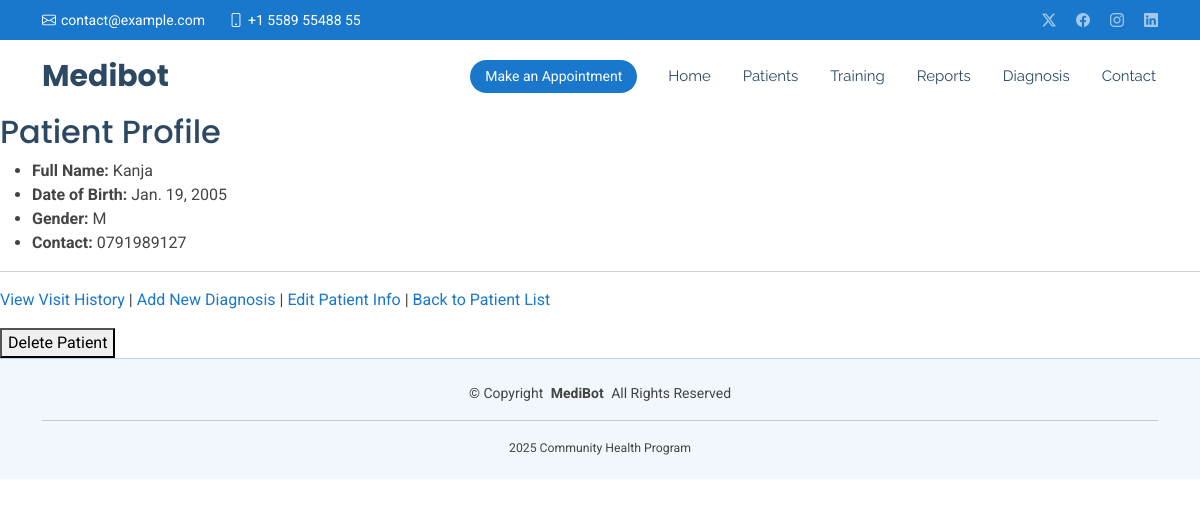
Screenshot of /patient_detail/2/ with the database file from the repository.
### patients/models.py (models this page shows, shortened)
class Patient(models.Model):
    GENDER_CHOICES = [
        ('M', 'Male'),
        ('F', 'Female'),
        ('O', 'Other'),
    ]
    full_name = models.CharField(max_length=100, blank=False)
    date_of_birth = models.DateField(null=False)
    gender = models.CharField(max_length=1, choices=GENDER_CHOICES, blank=False)
    phone_number = models.CharField(max_length=15, blank=False)
    village = models.CharField(max_length=100, blank=False)
    created_at = models.DateTimeField(auto_now_add=True)
    updated_at = models.DateTimeField(auto_now=True)

### patients/views.py (the view)
# urls.py: path('patient_detail/<int:patient_id>/', views.patient_detail, name='patient_detail'),
def patient_detail(request, patient_id):
    patient = get_object_or_404(Patient, id=patient_id)
    return render(request, 'patient_detail.html', {'patient': patient})

### patients/templates/patient_detail.html (shortened to what this page needs)
{% extends "base.html" %}
{% block content %}
<h2>Patient Profile</h2>
<ul>
    <li><strong>Full Name:</strong> {{ patient.full_name }}</li>
    <li><strong>Date of Birth:</strong> {{ patient.date_of_birth }}</li>
    <li><strong>Gender:</strong> {{ patient.gender }}</li>
    <li><strong>Contact:</strong> {{ patient.phone_number }}</li>
</ul>
<hr>
<a href="{% url 'visit_history' patient.id %}">View Visit History</a> |
<a href="{% url 'new_diagnosis' patient.id %}">Add New Diagnosis</a> |
<a href="{% url 'edit_patient' patient.id %}">Edit Patient Info</a> |
<a href="{% url 'all_patients' %}">Back to Patient List</a>
<form action="{% url 'delete_patient' patient.id %}" method="post" style="margin-top: 1em;">
    <button type="submit" onclick="return confirm('Are you sure you want to delete this patient?')">Delete Patient</button>
</form>
{% endblock content %}

### static/assets/css/main.css (style rules this page uses)
:root { --default-font: "Roboto", system-ui, -apple-system, "Segoe UI", Roboto, "Helvetica Neue", Arial, "Noto Sans", "Liberation Sans", sans-serif, "Apple Color Emoji", "Segoe UI Emoji", "Segoe UI Symbol", "Noto Color Emoji"; --heading-font: "Poppins", sans-serif; --nav-font: "Raleway", sans-serif; }
:root { --background-color: #ffffff; --default-color: #444444; --heading-color: #2c4964; --accent-color: #1977cc; --surface-color: #ffffff; --contrast-color: #ffffff; }
:root { --nav-color: #2c4964; --nav-hover-color: #1977cc; --nav-mobile-background-color: #ffffff; --nav-dropdown-background-color: #ffffff; --nav-dropdown-color: #2c4964; --nav-dropdown-hover-color: #1977cc; }
:root { scroll-behavior: smooth; }
body { color: var(--default-color); background-color: var(--background-color); font-family: var(--default-font); }
a { color: var(--accent-color); text-decoration: none; transition: 0.3s; }
h1, h2, h3, h4, h5, h6 { color: var(--heading-color); font-family: var(--heading-font); }

### rows the page displays
Patient: full_name "Kanja", date_of_birth "Jan. 19, 2005", gender "M", phone_number "0791989127"
